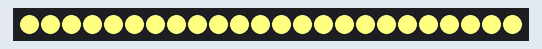
Recording of a sketch running on a simulated Arduino Uno, built with avr-gcc and run on an emulated ATmega328P. Parts: 24 RGB LEDs in strip order, left to right.

Above: at 10.15 s.
At 11.05 s:
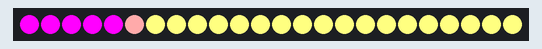
At 11.96 s:
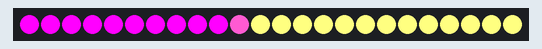
At 14.1 s:
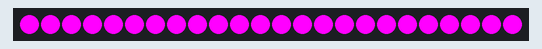
At 38.94 s:
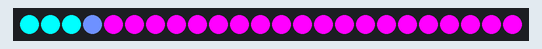
At 39.84 s:
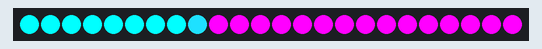

The sketch:

hexagro.ino
```cpp
// (licence header left out)
#include <Adafruit_NeoPixel.h>

const uint8_t led_num = 24;
const uint8_t led_pin = A0;
const neoPixelType led_type = NEO_GRB + NEO_KHZ800;

const uint32_t period_ms = 10000;

struct RGB {
  uint8_t red;
  uint8_t green;
  uint8_t blue;

  inline operator uint32_t() const {
    return Adafruit_NeoPixel::Color(red, green, blue);
  }

  static inline uint8_t mix (uint8_t start_color, uint8_t end_color, uint8_t value) {
    return map(value, 0, 255, start_color, end_color);
  }

  inline RGB mix(RGB end_color, uint8_t value) const {
    return { mix(red, end_color.red, value),
             mix(green, end_color.green, value),
             mix(blue, end_color.blue, value) };
  }
};

const RGB colors[] = { {255, 255, 128},
                       {255, 0, 255},
                       {255, 0, 255},
                       {0, 255, 255},
                       {0, 255, 255},
                       {255, 0, 0},
                       {0, 0, 255} };
const uint8_t colors_num = sizeof(colors) / sizeof(colors[0]);

Adafruit_NeoPixel leds = Adafruit_NeoPixel(led_num, led_pin, led_type);

void setup() {
  leds.begin();

  for (uint8_t i = 0; i < led_num; i++)
    leds.setPixelColor(i, colors[0]);

  leds.show();
  delay(period_ms);
}

void loop() {
  static uint8_t cur_color = 0;
  static uint8_t next_color = (cur_color + 1) % colors_num;

  for (uint8_t i = 0; i < led_num; i++) {
    for (uint8_t j = 0; j <= 51; j++) {
      leds.setPixelColor(i, colors[cur_color].mix(colors[next_color], j * 5));  //51 * 5 = 255
      leds.show();
      delay(2);
    }
  }

  cur_color = next_color;
  next_color = (next_color + 1) % colors_num;

  delay(period_ms);
}
```
